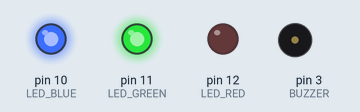
The sketch below on a simulated Arduino Uno, built with avr-gcc and run on an emulated ATmega328P. On the bench: output pins drawn as LEDs (lit = HIGH), buzzer (waves = sounding, pin HIGH).

Above: at 0.5 s.
At 1.5 s:
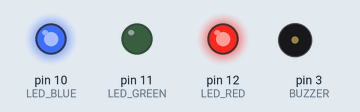
At 3.05 s:
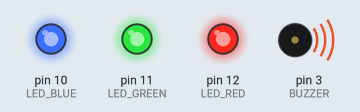
At 5.6 s:
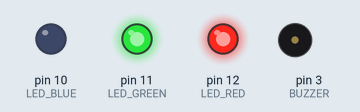
Timing chart, 0 to 7.1 s (numbered marks = the images above):
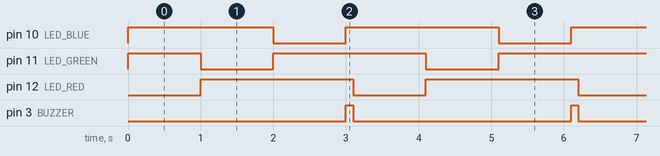

Measured:
- by itself, pin 10 (LED_BLUE), pin 11 (LED_GREEN), pin 12 (LED_RED): alternates HIGH for 2.1 s and LOW for 1.0 s
- by itself, pin 3 (BUZZER): alternates HIGH for 0.10 s and LOW for 3.0 s
- by itself, everything shown: repeats every 3.1 s, in 4 steps

The sketch:

blink_leds.ino
```cpp
// #include "pitches.h"
int LED_RED = 12;
int LED_GREEN = 11;
int LED_BLUE = 10;

int BUZZER = 3;

// the setup function runs once when you press reset or power the board
void setup() {
  // initialize digital pin LED_BUILTIN as an output.
  pinMode(LED_RED, OUTPUT);
  digitalWrite(LED_RED, HIGH);

  pinMode(LED_GREEN, OUTPUT);
  digitalWrite(LED_GREEN, HIGH);

  pinMode(LED_BLUE, OUTPUT);
  digitalWrite(LED_BLUE, HIGH);

  pinMode(BUZZER, OUTPUT);
}

void loop() {
  digitalWrite(LED_RED, LOW);
  delay(1000); // wait for a second
  digitalWrite(LED_RED, HIGH);

  digitalWrite(LED_GREEN, LOW);
  delay(1000);
  digitalWrite(LED_GREEN, HIGH);

  digitalWrite(LED_BLUE, LOW);
  delay(1000);
  digitalWrite(LED_BLUE, HIGH);

  digitalWrite(BUZZER, HIGH);
  delay(100);
  digitalWrite(BUZZER, LOW);

}
```
